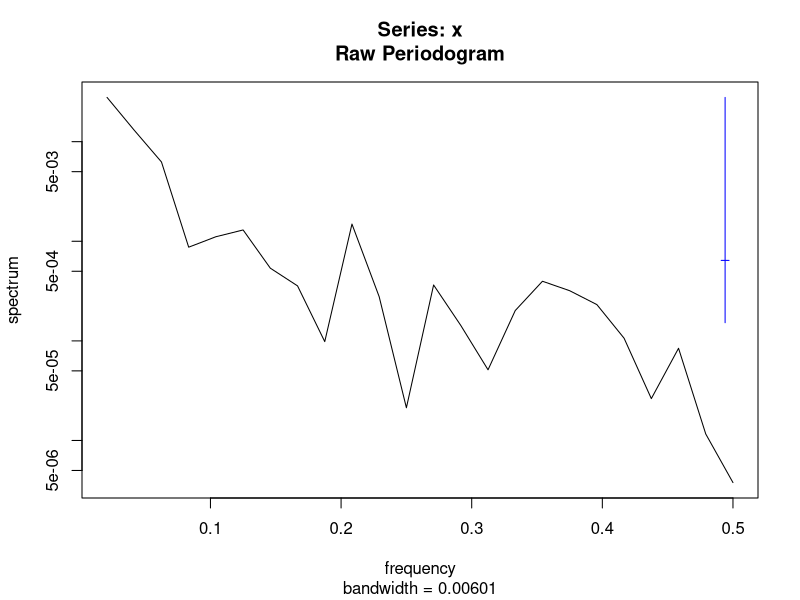
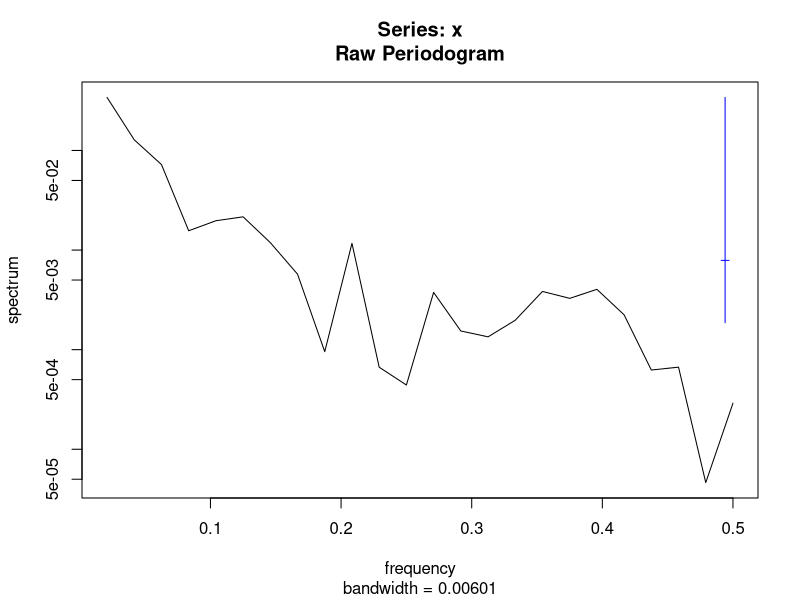
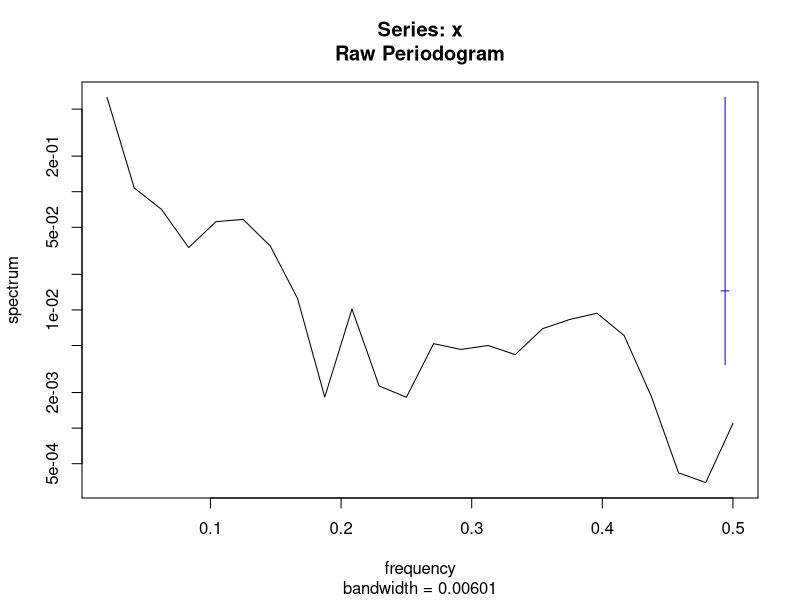
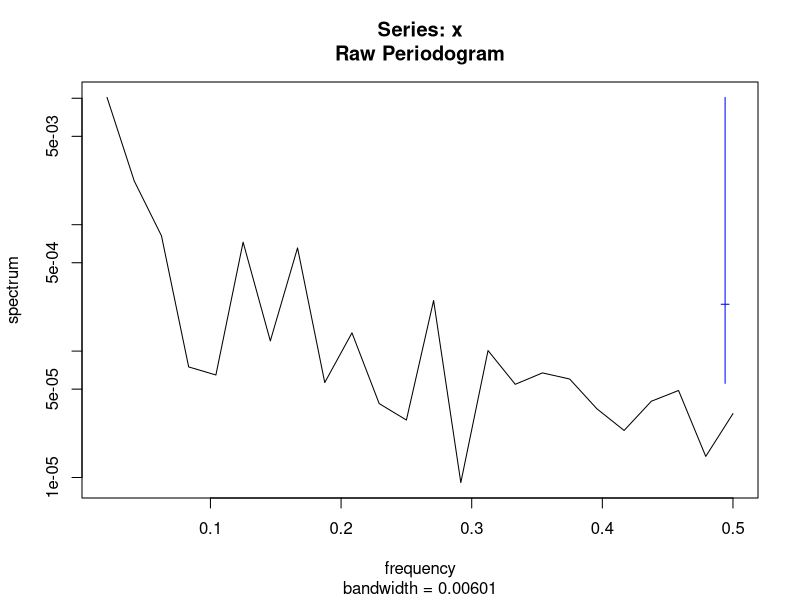
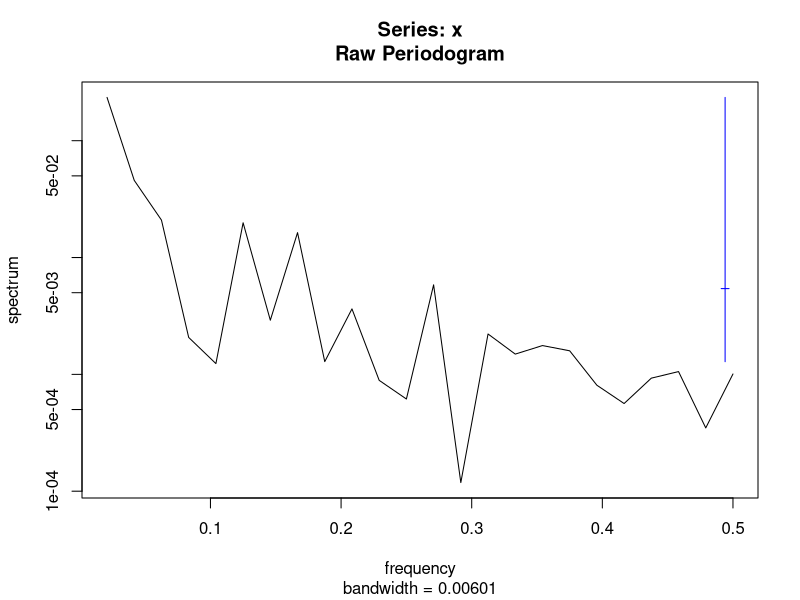
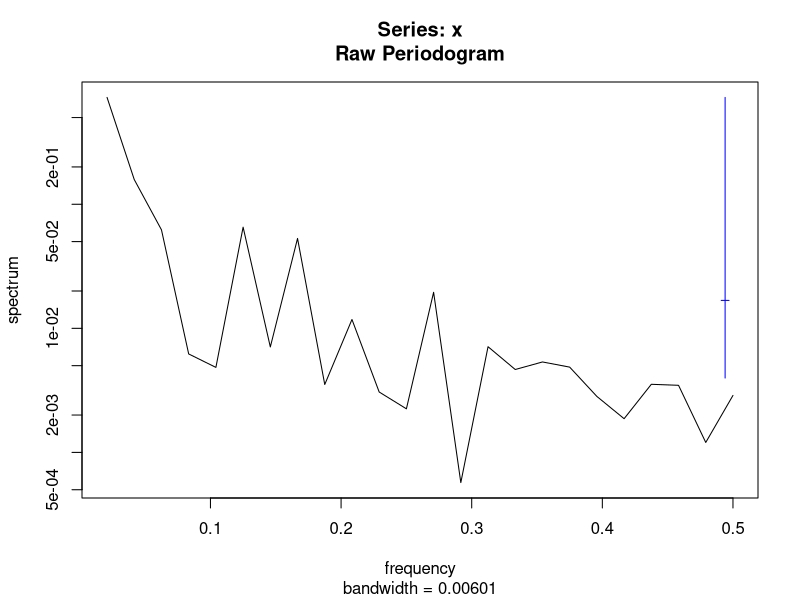

The R script that drew these images, in order:
## ---- chunk 1
knitr::opts_chunk$set(echo = FALSE,
                      message = FALSE,
                      warning = FALSE,
                      dev = c("png", "tiff"),
                      dpi = 300)
library(tidyverse)
library(flextable)
library(patchwork)

label_size <- 2.5
smallLabel_size <- 2
title_size <- 8
subtitle_size <- 7
legendText_size <- 6
axisText_size <- 6
axisTitle_size <- 7
facetTitle_size <- 7

## ---- chunk 2

# library(tidyverse)
# library(patchwork)
#----------------------------------------------------------------------------
gbmFun <- function(tau = 40, m = 0.001, s = 0.003, x0 = 1,
                   randVec = NULL, seed = NULL) {
  if(is.null(randVec)){
      if(!is.null(seed)){set.seed(seed)}
    randVec <- rnorm(tau)
    }
  epsilon <- randVec
  lx <- c(); lx[1] <- log(x0)
  drift <- (m - s * s / 2)
  for(t in 2:tau){
      dBt <-  s * epsilon[t]
      lx[t] <- lx[t - 1] + drift + dBt
  }
  x <- exp(lx)
  return(x)
}
# m <- 0.001
# s <- 0.003
# tau <- 400
# x0 <- 1
# x <- gbmFun(tau, m, s, x0, randVec = NULL)
# df_plot <- data.frame(t = 1:tau, x)
# gg <- ggplot(df_plot, aes(x = t, y = x))
# gg <- gg + geom_line()
# acf(diff(log(x)))
# hist(diff(log(x)))
# shapiro.test(diff(log(x)))
#---------------------------------------------------------------------------
# Algorithm 6.2 in Tankov 2003 Financial modeling with jump processes
compoundPoisFun <- function(tau, lambda, m_y = 0, s_y = 1,
                            seed = NULL, maxiter = 500){
  if(!is.null(seed)){set.seed(seed)}
  N <- rpois(1, lambda * tau)
  U <- runif(N) * tau
  U <- round(U)
  n_iter <- 0; flag <- 1
  while(flag == 1){
    n_iter <- n_iter + 1
      U <- runif(N) * tau
      U <- round(U)
    if(sum(duplicated(U)) > 0 & n_iter <= maxiter){
      flag <- 1
    }else{
      flag <- 0
      if(n_iter == maxiter){
        print("Reached maxiter without generating duplicate-free event times vec. Dropping duplicates.")
        U <- U[-which(duplicated(U))]
      }
    }
  }
  Tt <- U[order(U)]
  J <- exp(rnorm(N, m_y, s_y)) - 1
  #---
  cumJ <- cumsum(J)
  # For explicit modeling of Yt per time step
  Yt <- rep(0, tau)
  Yt[Tt] <- cumJ
  #---
  Tt <- c(0, Tt)
  J <- c(0, J)
  if(Tt[length(Tt)] != tau){
    Tt <- c(Tt, tau)
    J <- c(J, 0)
  }
  cumJ <- cumsum(J)
  df_step <- data.frame(Tt, cumJ)
  #--------------------------
  nEvents <- length(Tt)
  cumYt <- c()
  for(i in 1:(nEvents - 1)){
    tStart <- Tt[i]
    tFin <- Tt[i + 1] - 1
    cumYt[tStart:tFin] <- cumJ[i]
  }
  cumYt[tau] <- cumYt[tFin]
  df_Yt <- data.frame(t = 1:tau, Yt, cumYt)
  
  list_out <- list(df_step, df_Yt)
  return(list_out)

}
#----------------------------------------------------------------------------
FractDim<-function(Data,graphon=FALSE) {
  X=Data;N=length(X);
  jstart=10;jend=floor(10*(log10(N)-1));
  kvec=c(1:4,floor(2^(c(jstart:jend)/4)));
  indkend=length(kvec);
  k=c()
  AvgLmk=c()
  err=c()
  for(indk in 1:indkend)
  {
    k=kvec[indk]
    Xend=c()
    Xsum=c()
    Lmk=c()
    for(m in 1:k)
    {
      Xend=floor((N-m)/k)
      Xsum=sum(abs(X[m+c(1:Xend)*k]-c(0, X[m+c(1:(Xend-1))*k])))
      Lmk[m]=1/k*1/k*(N-1)/Xend*Xsum
    }
    AvgLmk[indk]=mean(Lmk)
    #  err[indk]=sd(log(Lmk))
  }
  x<-log(kvec)
  y<-log(AvgLmk)
  q<-lm(y~x)
  slope<-q$coefficients[2]
  yintcept<-q$coefficients[1]
  yfit<-x*slope+yintcept
  FrDim <- -slope
  avgRes <- mean(abs(q$residuals))
  if(graphon==TRUE)
  {
    plot(x,y,main="If linear then fractal, w/Fr. Dim = (-)slope",xlab="Ln(k)",ylab="Ln(length of curve with interval k)")
    z<-line(x,yfit);abline(coef(z),col='blue');z<-NULL
    #z<-line(x,y);abline(coef(z),col='blue');z<-NULL
  }
  #z<-line(x,y);qq=coef(z)
  #yintcept=qq[1]
  #FrDim=-qq[2]
  return(c(FrDim, avgRes, yintcept))
}
#===========================================================================
m <- 0.005
s <- m * seq(5.5, 50, length.out = 3)
tau <- 48
x0 <- 1
#rn <- round(runif(1) * 1000)
#rn <- 905
#rn <- 517
# rn <- 340
# set.seed(rn)
# tau <- 12 * 4
lambda <- 0.1


#----------------------------------------------------------------------------
# Generate and plot geometric Brownian movement example
gBm_seed <- 10^4 * round(runif(1), 4)
#gBm_seed <- 2482
#gBm_seed <- 7781
#randVec <- coloredNoise(N = tau, alpha = 1, scaleIt = T)
#acf(randVec)
list_df <- list()
list_spec <- list()
facet_labels <- c()
for(i in 1:length(s)){
  x <- gbmFun(tau, m, s[i], x0, randVec = NULL, seed = gBm_seed)
  df_x <- data.frame(t = 1:tau, x, s = as.character(s[i]))
  list_df[[i]] <- df_x
  o <- spectrum(x)
  df_gbmSpec <- data.frame(lfreq = log(o$freq), lpwr = log(o$spec))
  df_gbmSpec <- df_gbmSpec[-1, ]
  df_gbmSpec$s <- as.character(s[i])
  list_spec[[i]] <- df_gbmSpec
  
  mod <- lm(lpwr ~ lfreq, df_gbmSpec)
  # summary(mod)
  alpha <- round(as.numeric(coefficients(mod)[2]), 2)
  # yint <- as.numeric(coefficients(mod)[1])
  # df_out <- as.data.frame(broom::glance(mod))
  # adjR2 <- round(df_out$adj.r.squared, 2)
  # N <- df.residual(mod)
  this_facet_label <- paste0("Slope = ", alpha, " fd = ", round(FractDim(x)[1], 2))
  facet_labels[i] <- this_facet_label
}
#---
df_plot <- as.data.frame(do.call(rbind, list_df))
colnames(df_plot)[1:2] <- c("Time", "Project NPV")
df_plot <- subset(df_plot, s == s[2])
gg <- ggplot(df_plot, aes(x = Time, y = `Project NPV`))
gg <- gg + geom_line()
#gg <- gg + facet_wrap(~s, scales = "free_y", ncol = 1)
gg <- gg + theme_bw()
gg <- gg + theme(axis.text = element_blank(),
                 axis.title = element_text(size = axisTitle_size))
gg_gbm <- gg
#---
df_plot <- as.data.frame(do.call(rbind, list_spec))
colnames(df_plot)[1:2] <- c("Logged frequency", "Logged power spectral density")
df_plot <- subset(df_plot, s == s[2])
#names(facet_labels) <- s
gg <- ggplot(df_plot, aes(x = `Logged frequency`, y = `Logged power spectral density`))
gg <- gg + geom_smooth(method = lm, se = F)
gg <- gg + geom_line()
# gg <- gg + facet_wrap(~s, ncol = 1,
#                       labeller = labeller(s = facet_labels))
gg <- gg + theme_bw()
gg <- gg + theme(axis.text = element_blank(),
                 axis.title = element_text(size = axisTitle_size))
gg_gbmSpec <- gg
#----------------------------------------------------------------------------
# Generate and plot compound Poisson process example
#cPp_seed <- 10^4 * round(runif(1), 4)
#cPp_seed <- 6819
#cPp_seed <- 4880
#cPp_seed <- 7656
cPp_seed <- 2558
list_df <- list()
list_spec <- list()
facet_labels <- c()
for(i in 1:length(s)){
  #s_y = 0.3
  list_out <- compoundPoisFun(tau, lambda, m_y = m,
                              s_y = s[i], seed = cPp_seed,
                              maxiter = 500)
  df_x <- list_out[[1]]
  df_x$s <- as.character(s[i])
  list_df[[i]] <- df_x
  
  df_Yt <- list_out[[2]]
  o <- spectrum(df_Yt$cumYt)
  df_spec <- data.frame(lfreq = log(o$freq), lpwr = log(o$spec))
  df_spec <- df_spec[-1, ]
  df_spec$s <- as.character(s[i])
  list_spec[[i]] <- df_spec
  
  mod <- lm(lpwr ~ lfreq, df_spec)
  # summary(mod)
  alpha <- round(as.numeric(coefficients(mod)[2]), 2)
  # yint <- as.numeric(coefficients(mod)[1])
  # df_out <- as.data.frame(broom::glance(mod))
  # adjR2 <- round(df_out$adj.r.squared, 2)
  # N <- df.residual(mod)
  this_facet_label <- paste0("Slope = ", alpha, " fd = ", round(FractDim(df_Yt$cumYt)[1], 2))
  facet_labels[i] <- this_facet_label

}
#---
df_plot <- as.data.frame(do.call(rbind, list_df))
colnames(df_plot)[1:2] <- c("Time", "Project NPV")
df_plot <- subset(df_plot, s == s[2])
gg <- ggplot(df_plot, aes(Time, `Project NPV`))
#gg <- ggplot(df_cpp, aes(t, cumYt))
gg <- gg + geom_step()
#gg <- gg + facet_wrap(~s, ncol = 1)
gg <- gg + theme_bw()
gg <- gg + theme(axis.text = element_blank(),
                 axis.title.y = element_blank(),
                 axis.title.x = element_text(size = axisTitle_size))
gg_cpp <- gg
#---
df_plot <- as.data.frame(do.call(rbind, list_spec))
colnames(df_plot)[1:2] <- c("Logged frequency", "Logged power spectral density")
df_plot <- subset(df_plot, s == s[2])
#names(facet_labels) <- s
gg <- ggplot(df_plot, aes(x = `Logged frequency`, y = `Logged power spectral density`))
gg <- gg + geom_smooth(method = lm, se = F)
gg <- gg + geom_line()
# gg <- gg + facet_wrap(~s, ncol = 1,
#                       labeller = labeller(s = facet_labels))
gg <- gg + theme_bw()
gg <- gg + theme(axis.text = element_blank(),
                 axis.title.y = element_blank(),
                 axis.title.x = element_text(size = axisTitle_size))
gg_cppSpec <- gg

## ---- chunk 3
# Define functions
#----------------------------------------------------------------------------
# Table formatting function
FitFlextableToPage <- function(ft, pgwidth = 6){
  
  ft_out <- ft %>% autofit()
  #these_colWidths <- dim(ft_out)$widths * pgwidth  / (flextable_dim(ft_out)$widths)
  these_colWidths <- dim(ft_out)$widths
  these_colWidths[5] <- these_colWidths[1] * 1.5
  #these_colWidths[6] <- these_colWidths[6] * 0.7
  these_colWidths <- these_colWidths * pgwidth  / (flextable_dim(ft_out)$widths)
  ft_out <- width(ft_out, width = these_colWidths)
  return(ft_out)
}

#============================================================================
#============================================================================
# End function definition
#============================================================================
#============================================================================
# Project stage time durations and costs
# (Values given in chronologically reverse order, starting with stage n.)
# Kvec[1] is the launch cost, Tvec[1] is the launch duration.
# Time durations given in years, multiplied by 4 to convert to quarters.
# MSU/cornell
# Tvec <- c(2, 3.5, 1, 2, 4) * 4
# Kvec <- c(300000, 200000, 400000, 400000, 530000)
Tvec <- c(2, 3, 0.85, 1.7, 3.4) * 4
Kvec <- c(250000, 181000, 312000, 336000, 530000)
# Kvec <- c(180541, 311974, 335530, 530250)
# CIP
# Kvec <- c(52000, 213000, 396000, 929000)
# Tvec <- c(1, 0.25, 2, 4.75) * 4
#----------------------------------------------------------------------------
# Create table summarizing stage costs, time durations, and descriptions
stage1desc <- "Basic replication and scaling up"
stage2desc <- "Multi-location/season testing"
stage3desc <- "Compilation of the regulatory dossier"
stage4desc <- "Deregulation"
launchDesc <- "Launch in 2 countries"
descVec <- c(stage1desc, stage2desc, stage3desc, stage4desc, launchDesc)

df_table <- data.frame(Stage = c(1:4, "Launch"),
                       Kn = rev(Kvec),
                       Duration = rev(Tvec),
                       DurationCum = cumsum(rev(Tvec)),
                       Description = descVec)

colnames(df_table)[2:4] <- c("Cost\n(USD)", "Duration\n(quarters)", "Cumulative\nduration")

#df_table <- regulartable(df_table)
#df_table
#df_table <- width(df_table, width = 0.7)
table_title <- "Project to research and develop Late Blight resistant potato for release as a public good in 2 developing countries."
table_caption <- "Stage 1-4 costs and durations based on figures reported by Schiek et al. (2016). The launch cost and duration is hypothetical."

#df_table <- FitFlextableToPage(df_table)
# df_table <- add_header_lines(df_table, table_title)
# df_table <- add_footer_lines(df_table, table_caption)

df_table %>%
  knitr::kable(
    format = "latex",
    caption = table_title,
    align = "l",
    booktabs = T,
    #longtable = T,
    linesep = " "
    ) %>%
  kableExtra::kable_styling(
    position = "left",
    latex_options = c("scale_down", "striped", "repeat"),
    full_width = F,
    stripe_color = "gray!15"
  ) %>%
  kableExtra::footnote(
    general = table_caption)
       # number = c("Footnote 1; ", "Footnote 2; "),
       # alphabet = c("Footnote A; ", "Footnote B; "),
       # symbol = c("Footnote Symbol 1; ", "Footnote Symbol 2"))

# print_this_table <- function(df_table){
# df_table <- regulartable(df_table)
# df_table <- width(df_table, width = 5.5)
# # df_table <- FitFlextableToPage(df_table)
# 
# df_table %>% #regulartable() %>% autofit() %>%
#   valign(valign = "top", part = "all") %>%
#   align(align = "left", part = "all") %>%
#   fontsize(i = NULL, j = NULL, size = 9, part = "body") %>%
#   fontsize(i = NULL, j = NULL, size = 10, part = "header")
#   
# }


## ---- chunk 4

# Define functions
#----------------------------------------------------------------------------
# N-fold ROV w/abandonment value function
rovN <- function(X0, Kvec, Bvec = NULL, Tvec, s, m, r){
  N <- length(Kvec)
  if(is.null(Bvec)){Bvec <- rep(0, N)}
  fNm1 <- X0
  etaNm10 <- 1
  etaVec <- c()
  fnVec <- c()
  sNm1vec <- c()
  Phi2vec <- c()
  Phi1vec <- c()
  for(i in 1:N){
    Kn <- Kvec[i]
    Bn <- Bvec[i]
    #Tn <- Tvec[i]
    Tn <- rev(cumsum(rev(Tvec)))[i]
    dn <- (log(fNm1 / (Kn - Bn)) + (m - s^2 * etaNm10^2 / 2) * Tn) / (s * etaNm10 * sqrt(Tn))
    #print(dn)
    # print(log(fNm1 / Kn))
    # print((s * etaNm10 * sqrt(Tn)))
    Phi1 <- pnorm(dn + s * etaNm10 * sqrt(Tn))
    Phi2 <- pnorm(dn)
    fn <- exp((m - r) * Tn) * fNm1 * Phi1 - exp(-r * Tn) * Kn * Phi2 + exp(-r * Tn) * Bn * (1 + Phi2)
    fnVec[i] <- fn
    sNm1vec[i] <- s * etaNm10
    Phi2vec[i] <- Phi2
    Phi1vec[i] <- Phi1
    #if(i != N){
      phi1 <- dnorm(dn + s * etaNm10 * sqrt(Tn))
      dfndfNm1 <- exp((m - r) * Tn) * (Phi1 + phi1 * (1 - etaNm10) * s * sqrt(Tn))
      etaNnM1 <- fNm1 / fn * dfndfNm1
      etaNm10 <- etaNnM1 * etaNm10
      fNm1 <- fn
      etaVec[i] <- etaNm10
    #}
  }
  underVec <- c(X0, fnVec[-N])
  df_out <- data.frame(Stage = rev(1:N),
                       OVn = fnVec, fnM10 = underVec,
                       KnM1 = Kvec, etaN0 = etaVec,
                       sNm1 = sNm1vec, Phi2 = Phi2vec, Phi1 = Phi1vec)
  return(df_out)
  
}
#============================================================================
#============================================================================
# End function definition
#============================================================================
#============================================================================
# Define parameters
#---------------------------------------------------------------------------
# Set abandonment value to 0 for starters
# Separate out the stage 4 cost and total time horizon less launch time
Bvec <- c(0, 0, 0, 0)
n <- length(Kvec) - 1
K1 <- Kvec[n + 1]
Tn <- sum(Tvec[-1])
#---------------------------------------------------------------------------
# Crude project NPV estimate loosely based on expected adoption rates, time horizons, etc.
rYrly_discrete <- 0.08 #0.035
rQtly_discrete <- (1 + rYrly_discrete)^(1 / 4) - 1
Tadopt <- 20 * 4
Timpact <- 10 * 4
yrlyBen <- 1 * 10^6 # (Assuming very low adoption)
x0 <- sum(yrlyBen / (1 + rQtly_discrete)^(Tn + Tadopt + 1:Timpact))
# (Override)
x0 <- 1.23 * 10^6
#---------------------------------------------------------------------------
# Convert discrete discount rate to continuous discount rate
r <- round(log(1 + rQtly_discrete), 3)
#----------------------------------------------------------------------------
# Derive s and m
# Define confidence interval of interest, usually 95% (z = 1.96)
zBound <- 1.96
# Max and min log return elicited from experts/stakeholders
# 1) Elicit upper and lower pctg error in project NPV
# 2) Interpret as upper and lower bounds on 95% conf interval of arithmetic return
# 3) Convert arithmetic return to log return by formula log ret = log(1 + arith ret)
yMaxA <- 7.15#1.85
yMinA <- -0.8#-0.45
yMax <- log(1 + yMaxA)
yMin <- log(1 + yMinA)
# bTerm <- -(2 * yMin + 8 / 3 * zBound^2)
# yMax <- 1 / 2 * (-bTerm - sqrt(bTerm^2 + 4))
# Back out s and m
s <- (yMax - yMin) / (2 * zBound * sqrt(Tn))
m <- 1 / (2 * Tn) * (yMax + yMin + (yMax - yMin)^2 / (4 * zBound^2))
s <- round(s, 3)
m <- round(m, 3)
#m - r
# Make sure m > r
#----------------------------------------------------------------------------
# Plausibility check:
# Coefficient of variation
cv <- round(s / (m * sqrt(Tn)), 2)
#cv
# CV graph
# yMaxVec <- seq(0.1, 2.5, length.out = 35)
# sVec <- (yMaxVec - yMin) / (2 * zBound * sqrt(Tn))
# mVec <- 1 / (2 * Tn) * (yMaxVec + yMin + (yMaxVec - yMin)^2 / (4 * zBound^2))
# cvVec <- sVec / (mVec * sqrt(Tn))
# plot(yMaxVec, cvVec)
# cvVec <- 1 / (4 * zBound * Tn^2) * (yMaxVec^2 - yMin^2 + (yMaxVec - yMin)^3 / (4 * zBound^2))
# E[x(T)]|t=0
ExT <- round(exp(m * Tn) * x0 * 10^-6, 3) # millions
ExTdisc <- round(exp(-r * Tn) * ExT, 3) # millions
# Expected log return
mu <- round((yMax + yMin) / 2, 2)
#mu
#m <- (mu / Tn + s^2 / 2)
#--------------------------------------------------------------------------
# Compare to conventional appraisal
#NPV <- exp(-r * sum(Tvec)) * (X0 - sum(Kvec))
conv <- exp((m - r) * Tn) * x0 - sum(exp(-r * rev(cumsum(rev(Tvec[-1])))) * (Kvec[-(n + 1)] - Bvec))
conv <- round(conv)
dif_conv <- round(conv - K1)
#--------------------------------------------------------------------------
# Calculate n-fold ROV, at first with no abandonment value
df <- rovN(x0, Kvec[-n - 1], Bvec, Tvec[-1], s, m, r)
ROV <- round(df$OVn[nrow(df)])
dif <- round(ROV - K1)
Phi2 <- round(df$Phi2[n], 2)
etaN0 <- round(df$etaN0[n], 2)
#--------------------------------------------------------------------------
# Calculate n-fold ROV, now with abandonment value
Bvec <- c(0, 0, 0, 10000)
df <- rovN(x0, Kvec[-n - 1], Bvec, Tvec[-1], s, m, r)
ROV_wB <- round(df$OVn[nrow(df)])
dif_wB <- round(ROV_wB - K1)
Phi2wB <- round(df$Phi2[n], 2)
etaN0_wB <- round(df$etaN0[n], 2)
#--------------------------------------------------------------------------
# Compare to conventional appraisal with abandonment value
#NPV <- exp(-r * sum(Tvec)) * (X0 - sum(Kvec))
conv_wB <- exp((m - r) * Tn) * x0 - sum(exp(-r * rev(cumsum(rev(Tvec[-1])))) * (Kvec[-(n + 1)] - Bvec))
conv_wB <- round(conv_wB)
dif_conv_wB <- conv_wB - K1

## ---- chunk 5


df_table <- df[, c("Stage", "OVn", "fnM10", "etaN0", "sNm1", "Phi2")]
#df_tabwB <- df_wB[nrow(df_wB), c("OVn", "fnM10", "etaNm10", "sNm1", "Phi2")]
colnames(df_table)[2:ncol(df_table)] <- c("ROV", "Value of\nunderlying", "Elasticity\nw.r.t. project NPV", "Standard dev.", "Phi 2")
df_table$ROV <- round(df_table$ROV)
df_table$`Value of\nunderlying` <- round(df_table$`Value of\nunderlying`)
these_cols <- c("Elasticity\nw.r.t. project NPV", "Standard dev.", "Phi 2")
df_table[, these_cols] <- round(df_table[, these_cols], 2)

# df_table <- regulartable(df_table)
# #df_table <- width(df_table, width = 0.7)
# df_table <- FitFlextableToPage(df_table)
# df_table

table_title <- "LBr potato project stage 1-4 ROVs"

df_table %>%
  knitr::kable(
    format = "latex",
    caption = table_title,
    align = "l",
    booktabs = T,
    #longtable = T,
    linesep = " ",
    col.names = c(colnames(df_table)[-ncol(df_table)], "$\\Phi(\\delta_i)$"),
    escape = F
    ) %>%
  kableExtra::kable_styling(
    position = "left",
    latex_options = c("scale_down", "striped", "repeat"),
    full_width = F,
    stripe_color = "gray!15"
  )

# %>%
#   kableExtra::footnote(
#     general = table_caption)



## ---- chunk 6

#--------------------------------------------------------------------------
# Define slack function for root finding function
slackfun <- function(x0, Kvec, Bvec, Tvec, s, m, r, thresh){
  
  df <- rovN(x0, Kvec, Bvec, Tvec, s, m, r)
  ROV <- df$OVn[nrow(df)]
  slack <- ROV - thresh
  return(slack)
  
}

# testFn <- function(x, a, b, thresh){
#   f <- a * x^2 - b
#   slack <- f - thresh
#   return(slack)
# }
# a <- 1
# b <- 2
# thresh <- 0
# xGuess <- sqrt(2)
# testFn(xGuess, a, b, thresh)
# thisInt <- c(0, 2)
# minInt <- min(thisInt)
# maxInt <- max(thisInt)
# testRoot <- rootSolve::uniroot.all(testFn,
#                                    thisInt,
#                                    minInt,
#                                    maxInt,
#                                    a = a,
#                                    b = b,
#                                    thresh = thresh)

#--------------------------------------------------------------------------
interval <- c(1, 2) * 10^6
out <- uniroot(slackfun,
        interval,
        Kvec = Kvec[-n - 1],
        Bvec = Bvec,
        Tvec = Tvec[-1],
        s = s,
        m = m,
        r = r,
        thresh = K1
        )
x0bEven <- round(out[[1]] * 10^-6, 3) # millions
# x0guess <- 1.06 * 10^6 #x0
# slackfun(x0guess, Kvec[-n - 1], Bvec, Tvec[-1], s, m, r, thresh = K1)
# minInt <- min(interval)
# maxInt <- max(interval)
# mm <- m
# x0Root <- rootSolve::uniroot.all(slackfun,
#                        interval = interval,
#                        lower = minInt,
#                        upper = maxInt,
#                        trace = 2,
#                        Kvec = Kvec[-n - 1],
#                        Bvec = Bvec,
#                        Tvec = Tvec[-1],
#                        s = s,
#                        mm = mm,
#                        r = r,
#                        thresh = K1
#                        )
#--------------------------------------------------------------------------
